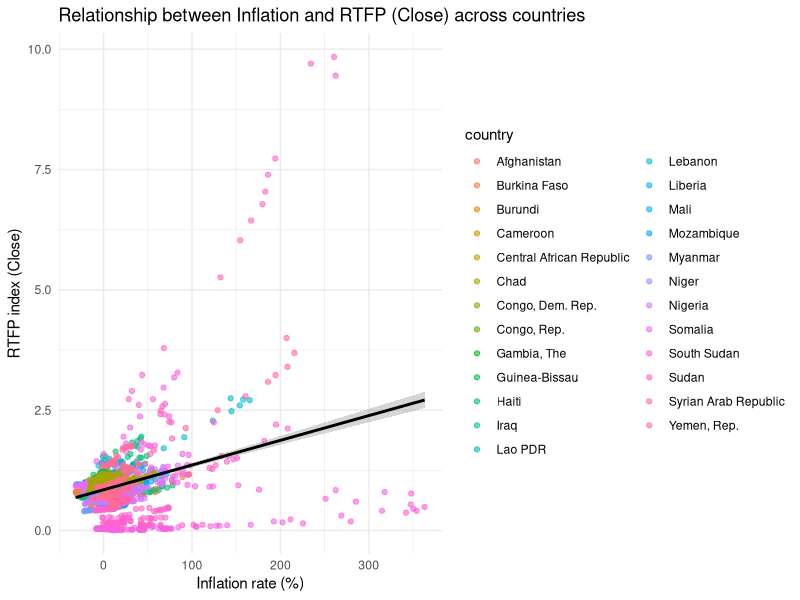
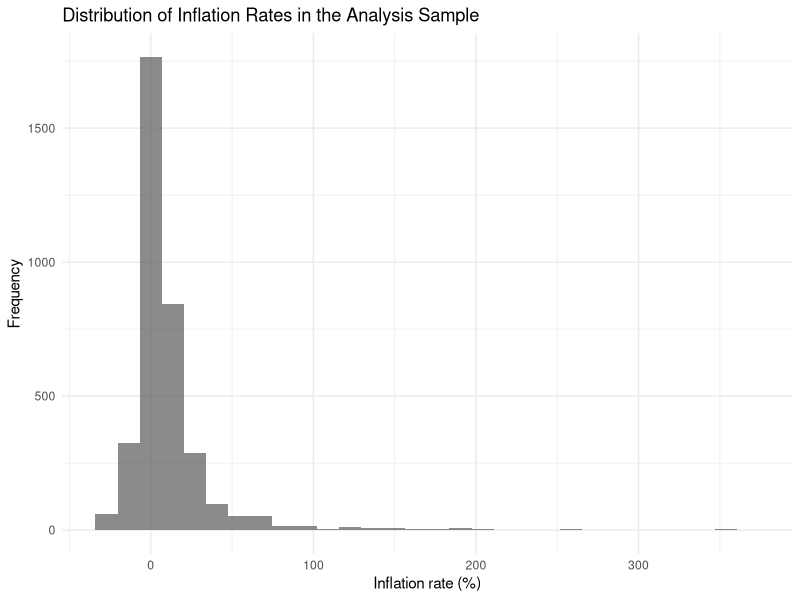
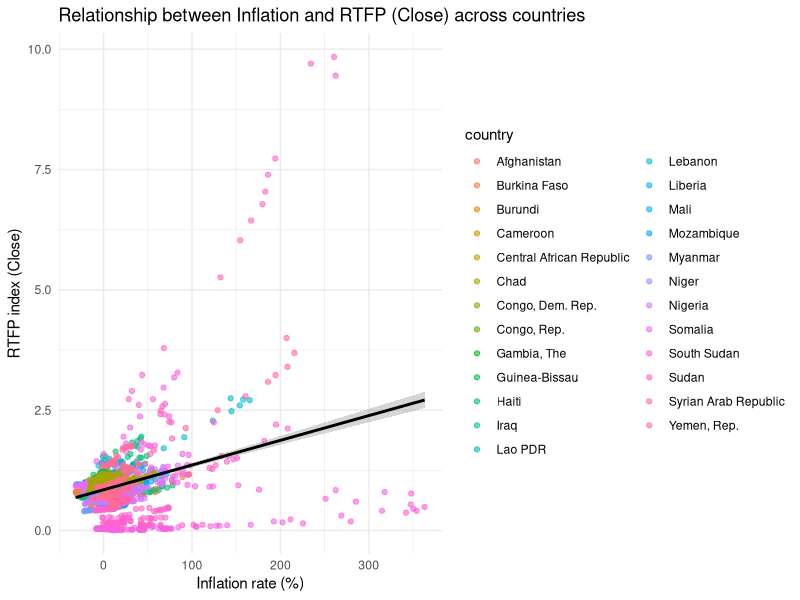
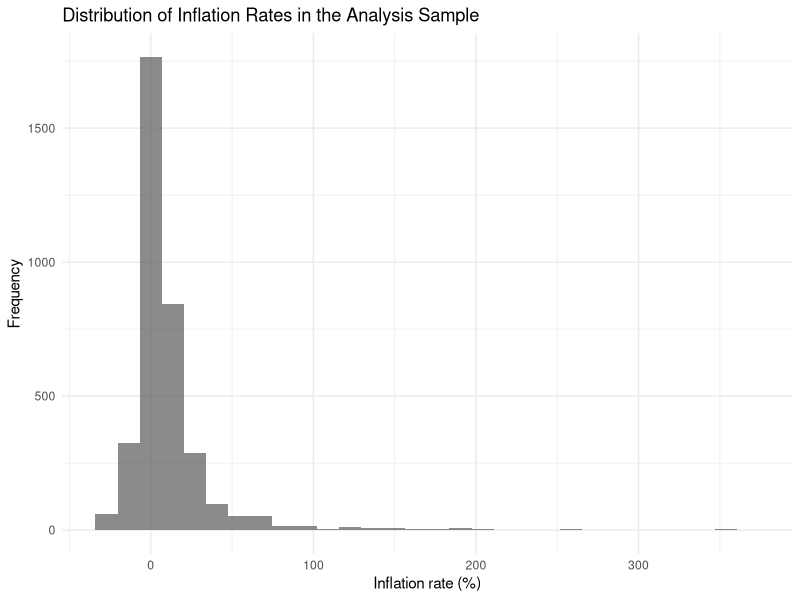

Recreate these plots in R, in order.
library(tidyverse)
library(lubridate)
data <- read.csv("WLD_RTFP_country_2023-10-02.csv")

# Quick structure check
str(data)

# Convert date column to Date type (currently character)
data$date <- as.Date(data$date)

# Basic summary of all variables
summary(data)

# Count missing values per column
colSums(is.na(data))

# For correlation/linear model, we need rows with non-missing Close and Inflation
data_clean <- data %>%
  filter(!is.na(Close),
         !is.na(Inflation))

# How many rows remain?
nrow(data_clean)
data_analysis <- data_clean %>%
  filter(date >= as.Date("2000-01-01"),
         date <= as.Date("2020-12-31"))

# Check number of countries and date range used
length(unique(data_analysis$country))
range(data_analysis$date)
data_analysis %>%
  select(Open, High, Low, Close, Inflation) %>%
  summary()

# Country-level averages 
country_summary <- data_analysis %>%
  group_by(country) %>%
  summarise(
    mean_Close     = mean(Close, na.rm = TRUE),
    mean_Inflation = mean(Inflation, na.rm = TRUE),
    sd_Close       = sd(Close, na.rm = TRUE),
    sd_Inflation   = sd(Inflation, na.rm = TRUE),
    n_obs          = n()
  ) %>%
  arrange(desc(mean_Inflation))

head(country_summary)



# Scatterplot of Inflation vs Close (colour by country)
p_scatter <- ggplot(data_analysis,
                    aes(x = Inflation, y = Close, colour = country)) +
  geom_point(alpha = 0.6) +
  geom_smooth(method = "lm", se = TRUE, colour = "black") +
  labs(
    title = "Relationship between Inflation and RTFP (Close) across countries",
    x = "Inflation rate (%)",
    y = "RTFP index (Close)"
  ) +
  theme_minimal()

p_scatter

ggsave("plot_scatter_inflation_close.png",
       plot = p_scatter, width = 7, height = 5, dpi = 300)

# Visualisation – supplementary histogram (Inflation)
p_hist <- ggplot(data_analysis, aes(x = Inflation)) +
  geom_histogram(bins = 30, alpha = 0.7) +
  labs(
    title = "Distribution of Inflation Rates in the Analysis Sample",
    x = "Inflation rate (%)",
    y = "Frequency"
  ) +
  theme_minimal()

p_hist

# Save histogram as PNG 
ggsave("plot_hist_inflation.png",
       plot = p_hist, width = 7, height = 5, dpi = 300)

#correlation between Inflation and Close by country
cor_by_country <- data_analysis %>%
  group_by(country) %>%
  summarise(
    cor_infl_close = cor(Inflation, Close, use = "complete.obs")
  ) %>%
  arrange(desc(cor_infl_close))

head(cor_by_country)

# Pearson correlation test between Inflation and Close
cor_test_overall <- cor.test(
  x = data_analysis$Inflation,
  y = data_analysis$Close,
  use = "complete.obs",
  method = "pearson"
)

cor_test_overall

# Simple linear regression: Close ~ Inflation
model_simple <- lm(Close ~ Inflation, data = data_analysis)
summary(model_simple)

# Regression with country fixed effects (controls for country differences)
model_fe <- lm(Close ~ Inflation + country, data = data_analysis)
summary(model_fe)

# Save table outputs as CSV for possible use in appendices
write.csv(country_summary, "country_summary.csv", row.names = TRUE)
write.csv(cor_by_country, "cor_by_country.csv", row.names = TRUE)
